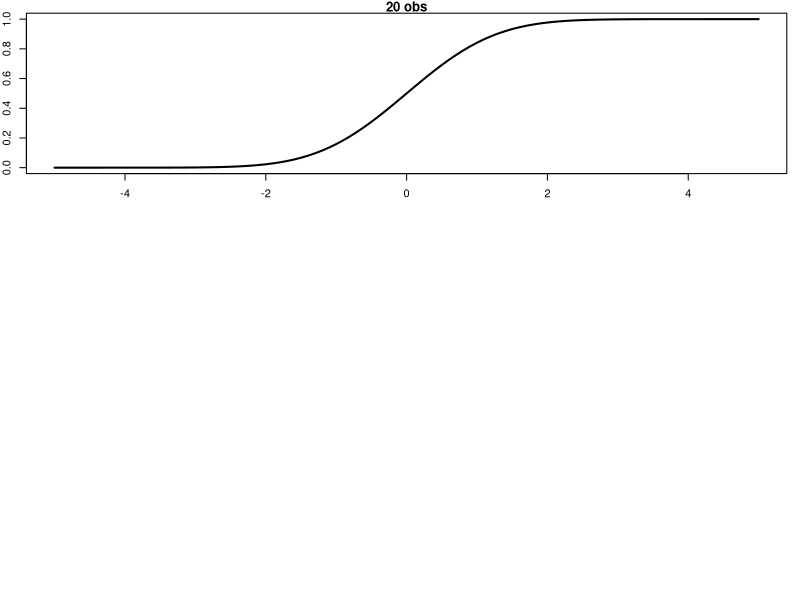

R code for this plot: (Note: this script raises an error after producing the figure.)
s.20 <- rnorm(20)
s.200 <- rnorm(200)
s.2000 <- rnorm(2000)

chinese.rest <- function(dati, M, mu, s){
  pr= M/(M+length(dati))
  sim <- rep(0,5000)
  for(i in 1:5000){
    do <- rbinom(1,1,pr)
    if(do){
      sim[i] <- rnorm(1,mu,s)
    }else{
      sim[i] <- sample(dati, size=1, replace=T)
    }
  }
  thet <- rbeta(5000,shape1 = 1, shape2 = M+length(dati))
  prob <- rep(0,5000)
  prob[1] <- thet[1]
  for(i in 2:5000){
    prob[i]<- thet[i]*prod(1 - thet[1:i-1])
  }
  dat <- sample(sim, size= 5000, prob=prob,replace=T)
  return(dat)
}

# simulation

sim.20 <- matrix(nrow = 100, ncol = 5000)
sim.200 <- matrix(nrow = 100, ncol = 5000)
sim.2000 <- matrix(nrow = 100, ncol = 5000)
M=300
for(s in 1:100){
  sim.20[s,]<- chinese.rest(s.20,M= M,0,1)
  sim.200[s,]<- chinese.rest(s.200,M= M,0,1)
  sim.2000[s,]<- chinese.rest(s.2000,M= M,0,1)
}
save(sim.20,sim.200,sim.2000,file = 'simulation_normal_m300.RData')

cases <- list(sim.20,sim.200,sim.2000)
casi <- c('20 obs','200 obs','2000 obs')
par(mfrow=c(3,1), mar=c(2,2,1,1))
for(m in 1:3){
  curve(pnorm,  col='black', lwd=2, from = -5,to=5,main = casi[m])
  for(i in 1:100){
    plot(ecdf(cases[[m]][i,]),verticals=TRUE, do.points=FALSE, lwd = 0.00001, lty=1
         , add=T,col=randomColor())
  }
  curve(pnorm,  col='black', lwd=2, from = -5,to=5, add=T)
}

par(mfrow=c(1,1))
for(m in 1:3){
  curve(dnorm,  col='black', lwd=2, from = -5,to=5,main = casi[m],ylim=c(0,.5))
  for(i in 1:100){
    lines(density(cases[[m]][i,]), lwd = 0.00001, lty=1
          ,col=randomColor())
  }
  curve(dnorm,  col='black', lwd=2, from = -5,to=5, add=T)
}

